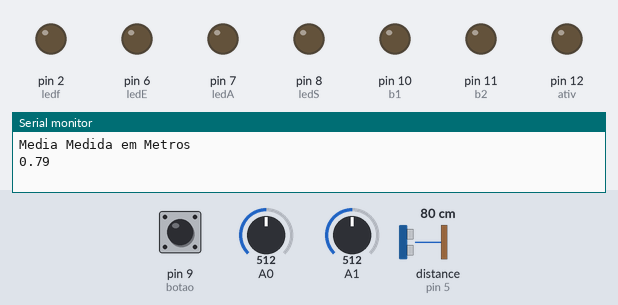
Bench run of a sketch on a simulated Arduino Uno, built with avr-gcc and run on an emulated ATmega328P. Parts: output pins drawn as LEDs (lit = HIGH), the last lines printed to the serial monitor. Wiring (inferred from the names in the program): ultrasonic range finder: trigger pin 4; echo pin 5. Dashed ring = blinking. Inputs (shaded band) come from the test bench; at power-on: distance to the obstacle (sensor on pin 5) 80 cm, A0 = 512, pin 9 (botao) LOW, A1 = 512. The echo pulse lasts 58.3 µs per cm; pins used as bus, display or sensor lines are not drawn.

Above: at 1.2 s.
1.3 s: distance to the obstacle (sensor on pin 5) set to 33 cm
3.1 s: distance to the obstacle (sensor on pin 5) set to 28 cm
At 4.9 s:
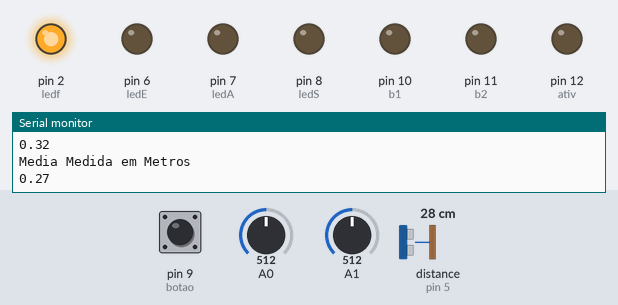
5.3 s: A0 set to 0
8.0 s: pin 9 (botao) pulled HIGH for 1 s
At 8.5 s:
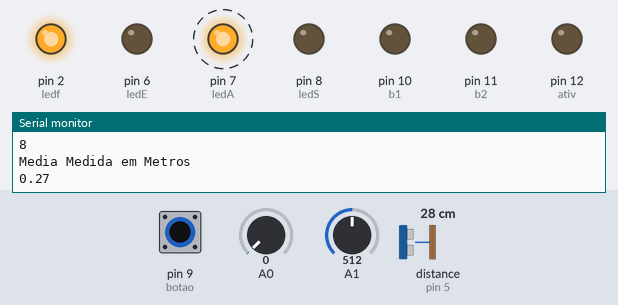
At 11.8 s:
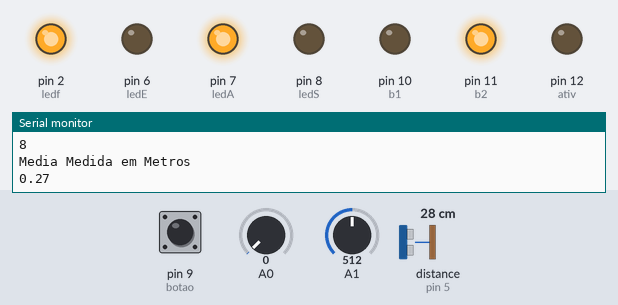
12.0 s: A1 set to 716
15.0 s: distance to the obstacle (sensor on pin 5) set to 60 cm
At 18.81 s:
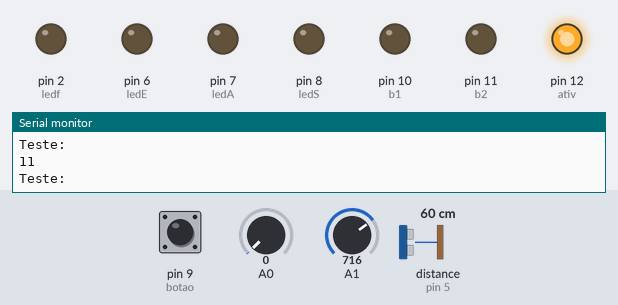
Timing chart, 0 to 19.0 s (numbered marks = the images above; inputs shaded):
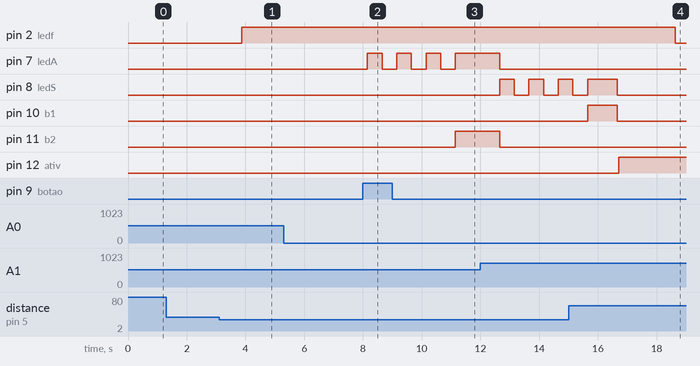

Measured:
- the behaviour switches between 31 and 30 cm on distance to the obstacle (sensor on pin 5) (found by bisection; images 0 and 1)
- after the input at 3.1 s, pin 2 (ledf): LOW → HIGH after 0.77 s
- after the input at 8.0 s, pin 7 (ledA): alternates HIGH for 0.50 s and LOW for 0.50 s, starting after 0.15 s; pin 11 (b2): LOW → HIGH after 3.2 s
- after the input at 15.0 s, pin 2 (ledf): HIGH → LOW after 3.6 s; pin 6 (ledE): stops changing and stays LOW

The sketch:

codigo_eco_maos_3.6.5.ino
```cpp
#define trigger 4          // Declara que o pino de trigger estará na porta 4
#define echo 5             // Declara que o pino de echo estará na porta 5
float distancia1 = 0;      // Cria a variável para receber o valor da distância
float distancia2 = 0;      // Cria a variável para receber o valor da distância
float distancia3 = 0;      // Cria a variável para receber o valor da distância
float media=0;             //
float var=0;               //
float cont=0;              // Variaéveis
float cont2=0;             //// Cria a variável para recer o valor do tempo lido do pino 5
float tempo = 0;
float a=0;                 //Leitura da tensao
float b=0;                 //Leitrua da tensao

int ledE=6;                 // LED da espera
int ledA=7;                 // LED da água
int ledS=8;                 // LED do sabão
int botao=9;                // botão no pino 9 (PEDAL)
int estado=0;               // Guarda o valor do estado
int b1=10;                  // Bomba de sabão
int b2=11;                  // Bomba de água
int ledf=2;
int ativ=12;                //Aciona a Beteria
int i = 0;
int mediaTensao = 0;


void setup()
  {
  pinMode(trigger, OUTPUT);        // Configura o trigger como saída
  digitalWrite(trigger, LOW);      // Configura o trigger em nível baixo inicialmente
  pinMode(echo, INPUT);            // Configura o echo como entrada de sinal digital
  Serial.begin(9600);              // Inicia a comunicação serial
  pinMode(ledS,OUTPUT);
  pinMode(ledE,OUTPUT);
  pinMode(ledA,OUTPUT);
  pinMode(ledf,OUTPUT);
  pinMode(b1,OUTPUT);
  pinMode(b2,OUTPUT);
  pinMode(botao,INPUT);
  pinMode(ativ, OUTPUT);
  }


void loop() {


  TesteLuz();

  if(estado==0){
    distancia1=0;
    estado=0;
    cont=0;
    distancia1= AcionarTrigger(); // Retrona a distancia

    if (distancia1 < 1){                   // Testa se existe alguem em uma distancia menor do que um metro
      distancia2=distancia2+distancia1;
      var=var+1;
      delay(50);

      if (var==10){ // Testa se a pessoa ficou na frete por 10 ciclos

        media = CalcularMedia(distancia2);
        var=0;
        distancia2=0;
        if (media <= 0.3 && media >0){          // Testa se tem pessoa perto pela media da distancia sendo menor que 0,3m
          digitalWrite(ledf, HIGH);
          delay(1000);
          if (digitalRead(botao) == HIGH)  {      //Testa se a pessoa pisou no pedal

            LigarEstado0(); // Liga o estado 0
            estado=1;
            cont2=0;
            cont=0;
          }
        }else{
            cont2=cont2+1;
            if(cont2==3){
              digitalWrite(ledf, LOW);
              cont2=0;
              estado=0;
           }
        }
      }
    }else{
      cont=cont+1;
      if(cont==5){
        digitalWrite(ledf, LOW);
        cont=0;
      }
    }
  }

///////////////////////////////////////////////////////////////////////////////////////////////////////////////////////////////////////////


  if(estado==1){

    distancia1= AcionarTrigger();

    if (distancia1 <1){                    // Testa se existe alguem em uma distancia menor do que um metro

      distancia2=distancia2+distancia1;
      var=var+1;
      delay(50);

      if (var==10){

        media = CalcularMedia(distancia2);
        var=0;
        distancia2=0;

        if (media <= 0.3 && media >0){ // Testa se tem pessoa perto pela media da distancia sendo menor que 0,3m
          LigarEstado1(); //Liga o estado 1
          estado=2;
          cont2=0;
          cont=0;

        }else{
          cont2=cont2+1;
          if(cont2==3){
            digitalWrite(ledf, LOW);
            cont2=0;
            estado=0;
          }
        }
      }
    }else{
      cont=cont+1;
      if(cont==5){
        digitalWrite(ledf, LOW);
        cont=0;
      }
    }

  }


  if(estado==2){

    distancia1= AcionarTrigger();

    if (distancia1 <1){                      // Testa se existe alguem em uma distancia menor do que um metro

      distancia2=distancia2+distancia1;
      var=var+1;
      delay(50);

      if (var==10){

        media = CalcularMedia(distancia2);
        var=0;
        distancia2=0;

        if (media <= 0.3 && media >0){ // Testa se tem pessoa perto pela media da distancia sendo menor que 0,3m
          LigarEstado2(); // Liga o estado2
          estado=0;
          cont2=0;
          cont=0;

        }else{
          cont2=cont2+1;
          if(cont2==3){
            digitalWrite(ledf, LOW);
            cont2=0;
            estado=0;
         }
        }
      }
    }else{
      cont=cont+1;
      if(cont==5){
        digitalWrite(ledf, LOW);
        cont=0;
      }
    }

  }

}


void TesteLuz(){

  a = (float)analogRead(A0);
  a = a*(12.00/1023.00);
  if(a==0){                                    // Teste pra saber se tem luz

    for(i=0;i<3;i++){
      a = (float)analogRead(A0);
      a = a*(12.00/1023.00);
      if(a==0){
        b = (float)analogRead(A1);
        b = b*(12.00/1023);
        mediaTensao = mediaTensao + b;              //Calculando a media da tensao
      }
    }
    mediaTensao = mediaTensao/3;
    Serial.println("Teste:");
    Serial.println(mediaTensao);
    if(mediaTensao>=9){                                // Teste pra saber se a bateria tem carga
      digitalWrite(ativ, HIGH);
    }
  } else{
    digitalWrite(ativ, LOW);
  }
}


float AcionarTrigger (){

    digitalWrite(trigger, LOW);
    delayMicroseconds(5);
    digitalWrite(trigger, HIGH);                              // Aciona o trigger
    delayMicroseconds(1000);                                  // Delay de por 1000 microsegundos
    digitalWrite(trigger, LOW);                               // Desliga o trigger
    tempo = pulseIn(echo, HIGH);                              // Lê o tempo em que echo permanece em nivel alto, tempo dado em microsegundos
    tempo = tempo/1000000;                                    // Converte o tempo para segundos
    return ((tempo*340)/2);                                   //Retorna o calculo a distancia com base na equação fornecida no datasheet


}

float CalcularMedia(float distancia){ // Retorna a media da distancia
    float retorno;
    retorno = distancia/10;
    Serial.println("Media Medida em Metros");             // Apresenta no monitor a distancia calculada anteriormente em metros
    Serial.println(retorno);
    delay(100);
  return retorno;

}

void PiscarLed (int led){ // Faz que o led pisque 3 vezes
        int repete;
        for(repete=0;repete<3;repete++){
           digitalWrite(led, HIGH); // liga o led
           delay(500);
           digitalWrite(led, LOW);  // desliga o led
           delay(500);
        }
}

void LigarEstado0(){ // Estado 0 e responsavel pelo acionamento da bomba da agua e sabao


            PiscarLed (ledA);

            digitalWrite(ledA, HIGH); // liga o led
            digitalWrite(b2, HIGH); // liga A BOMBA 2(agua)
            delay(1500);
            digitalWrite(b2, LOW); // desliga A BOMBA 2
            digitalWrite(ledA, LOW);

            PiscarLed (ledS);

            digitalWrite(ledS, HIGH); // liga o led
            digitalWrite(b1, HIGH); // liga A BOMBA 1 (sabao)
            delay(1000);
            digitalWrite(ledS, LOW);
            digitalWrite(b1, LOW); // desliga A BOMBA 1

}


void LigarEstado1(){ // Tempo de espera para enxaguar as mãos

          digitalWrite(ledf, HIGH);
          PiscarLed (ledE);
          digitalWrite(ledE, HIGH); // liga o led
          delay(20000);
          digitalWrite(ledE, LOW);  // desliga o led

}

void LigarEstado2(){ // Liga a bomba de agua para retirada do sabao
          digitalWrite(ledf, HIGH);
          PiscarLed (ledA);
          digitalWrite(ledA, HIGH); // liga o led
          digitalWrite(b2, HIGH); // liga A BOMBA 2
          delay(10000);
          digitalWrite(b2, LOW); // desliga A BOMBA 2
          digitalWrite(ledA, LOW);
}
```
